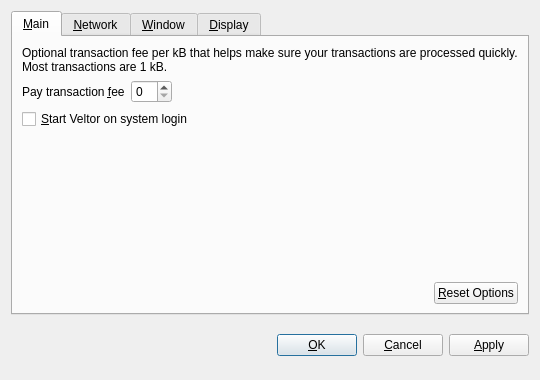
<?xml version="1.0" encoding="UTF-8"?>
<ui version="4.0">
 <class>OptionsDialog</class>
 <widget class="QDialog" name="OptionsDialog">
  <property name="geometry">
   <rect>
    <x>0</x>
    <y>0</y>
    <width>540</width>
    <height>380</height>
   </rect>
  </property>
  <property name="windowTitle">
   <string>Options</string>
  </property>
  <property name="modal">
   <bool>true</bool>
  </property>
  <layout class="QVBoxLayout" name="verticalLayout">
   <item>
    <widget class="QTabWidget" name="tabWidget">
     <property name="tabPosition">
      <enum>QTabWidget::North</enum>
     </property>
     <property name="currentIndex">
      <number>0</number>
     </property>
     <widget class="QWidget" name="tabMain">
      <attribute name="title">
       <string>&amp;Main</string>
      </attribute>
      <layout class="QVBoxLayout" name="verticalLayout_Main">
       <item>
        <widget class="QLabel" name="transactionFeeInfoLabel">
         <property name="text">
          <string>Optional transaction fee per kB that helps make sure your transactions are processed quickly. Most transactions are 1 kB.</string>
         </property>
         <property name="textFormat">
          <enum>Qt::PlainText</enum>
         </property>
         <property name="wordWrap">
          <bool>true</bool>
         </property>
        </widget>
       </item>
       <item>
        <layout class="QHBoxLayout" name="horizontalLayout_1_Main">
         <item>
          <widget class="QLabel" name="transactionFeeLabel">
           <property name="text">
            <string>Pay transaction &amp;fee</string>
           </property>
           <property name="textFormat">
            <enum>Qt::PlainText</enum>
           </property>
           <property name="buddy">
            <cstring>transactionFee</cstring>
           </property>
          </widget>
         </item>
         <item>
          <widget class="BitcoinAmountField" name="transactionFee"/>
         </item>
         <item>
          <spacer name="horizontalSpacer_1_Main">
           <property name="orientation">
            <enum>Qt::Horizontal</enum>
           </property>
           <property name="sizeHint" stdset="0">
            <size>
             <width>40</width>
             <height>20</height>
            </size>
           </property>
          </spacer>
         </item>
        </layout>
       </item>
       <item>
        <widget class="QCheckBox" name="bitcoinAtStartup">
         <property name="toolTip">
          <string>Automatically start Veltor after logging in to the system.</string>
         </property>
         <property name="text">
          <string>&amp;Start Veltor on system login</string>
         </property>
        </widget>
       </item>
       <item>
        <spacer name="verticalSpacer_Main">
         <property name="orientation">
          <enum>Qt::Vertical</enum>
         </property>
         <property name="sizeHint" stdset="0">
          <size>
           <width>20</width>
           <height>40</height>
          </size>
         </property>
        </spacer>
       </item>
       <item>
        <layout class="QHBoxLayout" name="horizontalLayout_2_Main">
         <item>
          <spacer name="horizontalSpacer_2_Main">
           <property name="orientation">
            <enum>Qt::Horizontal</enum>
           </property>
           <property name="sizeHint" stdset="0">
            <size>
             <width>40</width>
             <height>20</height>
            </size>
           </property>
          </spacer>
         </item>
         <item>
          <widget class="QPushButton" name="resetButton">
           <property name="toolTip">
            <string>Reset all client options to default.</string>
           </property>
           <property name="text">
            <string>&amp;Reset Options</string>
           </property>
           <property name="autoDefault">
            <bool>false</bool>
           </property>
          </widget>
         </item>
        </layout>
       </item>
      </layout>
     </widget>
     <widget class="QWidget" name="tabNetwork">
      <attribute name="title">
       <string>&amp;Network</string>
      </attribute>
      <layout class="QVBoxLayout" name="verticalLayout_Network">
       <item>
        <widget class="QCheckBox" name="mapPortUpnp">
         <property name="toolTip">
          <string>Automatically open the Veltor client port on the router. This only works when your router supports UPnP and it is enabled.</string>
         </property>
         <property name="text">
          <string>Map port using &amp;UPnP</string>
         </property>
        </widget>
       </item>
       <item>
        <widget class="QCheckBox" name="connectSocks">
         <property name="toolTip">
          <string>Connect to the Veltor network through a SOCKS proxy (e.g. when connecting through Tor).</string>
         </property>
         <property name="text">
          <string>&amp;Connect through SOCKS proxy:</string>
         </property>
        </widget>
       </item>
       <item>
        <layout class="QHBoxLayout" name="horizontalLayout_Network">
         <item>
          <widget class="QLabel" name="proxyIpLabel">
           <property name="text">
            <string>Proxy &amp;IP:</string>
           </property>
           <property name="textFormat">
            <enum>Qt::PlainText</enum>
           </property>
           <property name="buddy">
            <cstring>proxyIp</cstring>
           </property>
          </widget>
         </item>
         <item>
          <widget class="QValidatedLineEdit" name="proxyIp">
           <property name="maximumSize">
            <size>
             <width>140</width>
             <height>16777215</height>
            </size>
           </property>
           <property name="toolTip">
            <string>IP address of the proxy (e.g. 127.0.0.1)</string>
           </property>
          </widget>
         </item>
         <item>
          <widget class="QLabel" name="proxyPortLabel">
           <property name="text">
            <string>&amp;Port:</string>
           </property>
           <property name="textFormat">
            <enum>Qt::PlainText</enum>
           </property>
           <property name="buddy">
            <cstring>proxyPort</cstring>
           </property>
          </widget>
         </item>
         <item>
          <widget class="QLineEdit" name="proxyPort">
           <property name="maximumSize">
            <size>
             <width>55</width>
             <height>16777215</height>
            </size>
           </property>
           <property name="toolTip">
            <string>Port of the proxy (e.g. 9050)</string>
           </property>
          </widget>
         </item>
         <item>
          <widget class="QLabel" name="socksVersionLabel">
           <property name="text">
            <string>SOCKS &amp;Version:</string>
           </property>
           <property name="textFormat">
            <enum>Qt::PlainText</enum>
           </property>
           <property name="buddy">
            <cstring>socksVersion</cstring>
           </property>
          </widget>
         </item>
         <item>
          <widget class="QValueComboBox" name="socksVersion">
           <property name="toolTip">
            <string>SOCKS version of the proxy (e.g. 5)</string>
           </property>
          </widget>
         </item>
         <item>
          <spacer name="horizontalSpacer_Network">
           <property name="orientation">
            <enum>Qt::Horizontal</enum>
           </property>
           <property name="sizeHint" stdset="0">
            <size>
             <width>40</width>
             <height>20</height>
            </size>
           </property>
          </spacer>
         </item>
        </layout>
       </item>
       <item>
        <spacer name="verticalSpacer_Network">
         <property name="orientation">
          <enum>Qt::Vertical</enum>
         </property>
         <property name="sizeHint" stdset="0">
          <size>
           <width>20</width>
           <height>40</height>
          </size>
         </property>
        </spacer>
       </item>
      </layout>
     </widget>
     <widget class="QWidget" name="tabWindow">
      <attribute name="title">
       <string>&amp;Window</string>
      </attribute>
      <layout class="QVBoxLayout" name="verticalLayout_Window">
       <item>
        <widget class="QCheckBox" name="minimizeToTray">
         <property name="toolTip">
          <string>Show only a tray icon after minimizing the window.</string>
         </property>
         <property name="text">
          <string>&amp;Minimize to the tray instead of the taskbar</string>
         </property>
        </widget>
       </item>
       <item>
        <widget class="QCheckBox" name="minimizeOnClose">
         <property name="toolTip">
          <string>Minimize instead of exit the application when the window is closed. When this option is enabled, the application will be closed only after selecting Quit in the menu.</string>
         </property>
         <property name="text">
          <string>M&amp;inimize on close</string>
         </property>
        </widget>
       </item>
       <item>
        <spacer name="verticalSpacer_Window">
         <property name="orientation">
          <enum>Qt::Vertical</enum>
         </property>
         <property name="sizeHint" stdset="0">
          <size>
           <width>20</width>
           <height>40</height>
          </size>
         </property>
        </spacer>
       </item>
      </layout>
     </widget>
     <widget class="QWidget" name="tabDisplay">
      <attribute name="title">
       <string>&amp;Display</string>
      </attribute>
      <layout class="QVBoxLayout" name="verticalLayout_Display">
       <item>
        <layout class="QHBoxLayout" name="horizontalLayout_1_Display">
         <item>
          <widget class="QLabel" name="langLabel">
           <property name="text">
            <string>User Interface &amp;language:</string>
           </property>
           <property name="textFormat">
            <enum>Qt::PlainText</enum>
           </property>
           <property name="buddy">
            <cstring>lang</cstring>
           </property>
          </widget>
         </item>
         <item>
          <widget class="QValueComboBox" name="lang">
           <property name="toolTip">
            <string>The user interface language can be set here. This setting will take effect after restarting Veltor.</string>
           </property>
          </widget>
         </item>
        </layout>
       </item>
       <item>
        <layout class="QHBoxLayout" name="horizontalLayout_2_Display">
         <item>
          <widget class="QLabel" name="unitLabel">
           <property name="text">
            <string>&amp;Unit to show amounts in:</string>
           </property>
           <property name="textFormat">
            <enum>Qt::PlainText</enum>
           </property>
           <property name="buddy">
            <cstring>unit</cstring>
           </property>
          </widget>
         </item>
         <item>
          <widget class="QValueComboBox" name="unit">
           <property name="toolTip">
            <string>Choose the default subdivision unit to show in the interface and when sending coins.</string>
           </property>
          </widget>
         </item>
        </layout>
       </item>
       <item>
        <widget class="QCheckBox" name="displayAddresses">
         <property name="toolTip">
          <string>Whether to show Veltor addresses in the transaction list or not.</string>
         </property>
         <property name="text">
          <string>&amp;Display addresses in transaction list</string>
         </property>
        </widget>
       </item>
       <item>
        <widget class="QCheckBox" name="coinControlFeatures">
         <property name="toolTip">
          <string>Whether to show coin control features or not.</string>
         </property>
         <property name="text">
          <string>Display coin &amp;control features (experts only!)</string>
         </property>
        </widget>
       </item>
       <item>
        <spacer name="verticalSpacer_Display">
         <property name="orientation">
          <enum>Qt::Vertical</enum>
         </property>
         <property name="sizeHint" stdset="0">
          <size>
           <width>20</width>
           <height>40</height>
          </size>
         </property>
        </spacer>
       </item>
      </layout>
     </widget>
    </widget>
   </item>
   <item>
    <layout class="QHBoxLayout" name="horizontalLayout_Buttons">
     <item>
      <spacer name="horizontalSpacer_1">
       <property name="orientation">
        <enum>Qt::Horizontal</enum>
       </property>
       <property name="sizeHint" stdset="0">
        <size>
         <width>40</width>
         <height>48</height>
        </size>
       </property>
      </spacer>
     </item>
     <item>
      <widget class="QLabel" name="statusLabel">
       <property name="font">
        <font>
         <weight>75</weight>
         <bold>true</bold>
        </font>
       </property>
       <property name="text">
        <string/>
       </property>
       <property name="textFormat">
        <enum>Qt::PlainText</enum>
       </property>
       <property name="wordWrap">
        <bool>true</bool>
       </property>
      </widget>
     </item>
     <item>
      <spacer name="horizontalSpacer_2">
       <property name="orientation">
        <enum>Qt::Horizontal</enum>
       </property>
       <property name="sizeHint" stdset="0">
        <size>
         <width>40</width>
         <height>48</height>
        </size>
       </property>
      </spacer>
     </item>
     <item>
      <widget class="QPushButton" name="okButton">
       <property name="text">
        <string>&amp;OK</string>
       </property>
      </widget>
     </item>
     <item>
      <widget class="QPushButton" name="cancelButton">
       <property name="text">
        <string>&amp;Cancel</string>
       </property>
       <property name="autoDefault">
        <bool>false</bool>
       </property>
      </widget>
     </item>
     <item>
      <widget class="QPushButton" name="applyButton">
       <property name="text">
        <string>&amp;Apply</string>
       </property>
       <property name="autoDefault">
        <bool>false</bool>
       </property>
      </widget>
     </item>
    </layout>
   </item>
  </layout>
 </widget>
 <customwidgets>
  <customwidget>
   <class>BitcoinAmountField</class>
   <extends>QSpinBox</extends>
   <header>bitcoinamountfield.h</header>
  </customwidget>
  <customwidget>
   <class>QValueComboBox</class>
   <extends>QComboBox</extends>
   <header>qvaluecombobox.h</header>
  </customwidget>
  <customwidget>
   <class>QValidatedLineEdit</class>
   <extends>QLineEdit</extends>
   <header>qvalidatedlineedit.h</header>
  </customwidget>
 </customwidgets>
 <resources/>
 <connections/>
</ui>
